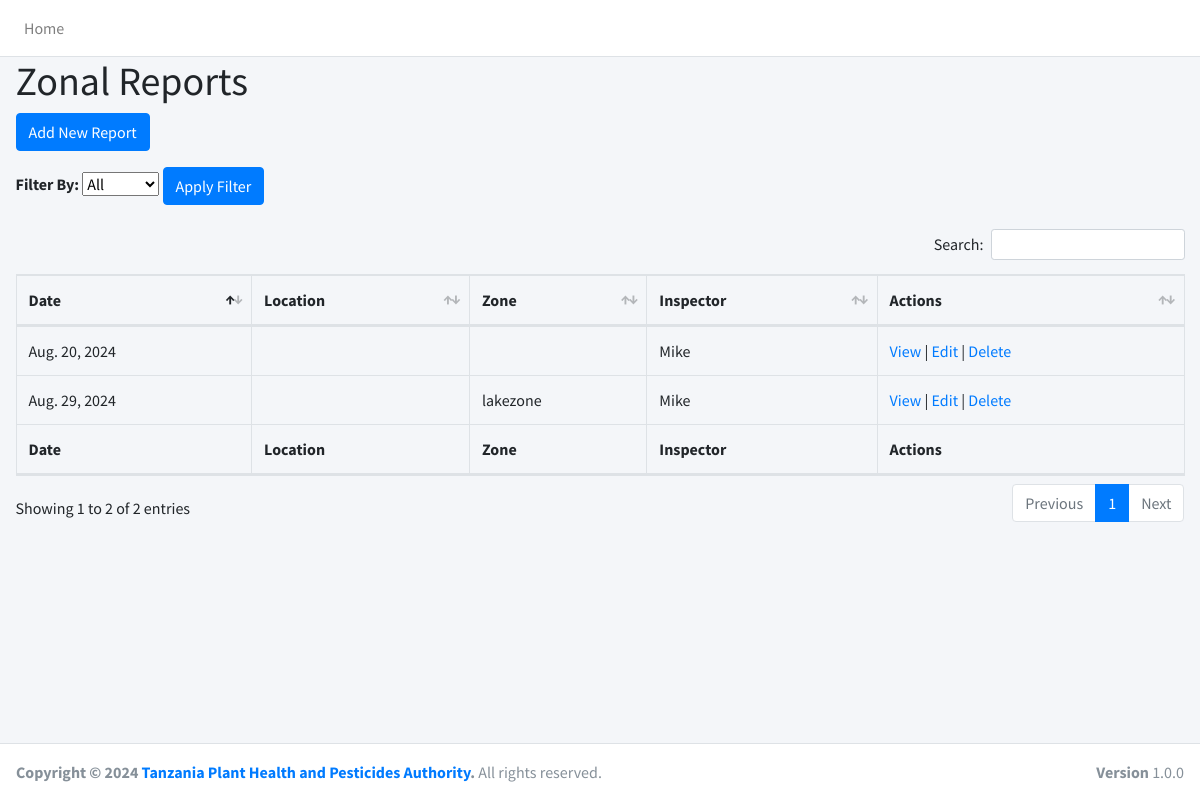
Screenshot of /ZonalReports/ (signed in) with the database file from the repository.
### ZonalReports/models.py (models this page shows, shortened)
class ZonalReport(models.Model):
    STATIONS = [
        ('mtwara', 'Mtwara'), ('mtambaswala', 'Mtambaswala'), ('kasesya', 'Kasesya'),
        ('kirando', 'Kirando'), ('kabwe', 'Kabwe'), ('karema', 'Karema'),
        ('manyovu', 'Manyovu'), ('kibirizi', 'Kibirizi'), ('kigoma', 'Kigoma'),
        ('mabamba', 'Mabamba'), ('mwanza', 'Mwanza'), ('sirari', 'Sirari'),
        ('kabanga', 'Kabanga'), ('musoma', 'Musoma'), ('rusumo', 'Rusumo'),
        ('mutukula', 'Mutukula'), ('bukoba', 'Bukoba'), ('murusagamba', 'Murusagamba'),
        ('murongo', 'Murongo'), ('bukoba_airport', 'Bukoba Airport'), ('jnia', 'JNIA'),
        ('kurasini', 'Kurasini'), ('tanga', 'Tanga'), ('horohoro', 'Horohoro'),
        ('bagamoyo', 'Bagamoyo'), ('kwala', 'Kwala'), ('holili', 'Holili'),
        ('tarakea', 'Tarakea'), ('kia', 'KIA'), ('tengeru', 'Tengeru'),
        ('namanga', 'Namanga')
    ]
    ZONES = [
        ('northernzone', 'Northern Zone'), ('easternzone', 'Eastern Zone'), ('westernzone', 'Western Zone'),
        ('southernzone', 'Southern Zone'), ('southernhighlands', 'SOUTHERN HIGHLANDS'), ('lakezone', 'LAKE ZONE'),
        ('centralzone', 'CENTRAL ZONE'),
    ]
    created_by = models.ForeignKey(User, on_delete=models.CASCADE)
    date = models.DateField(default=timezone.now)
    station = models.CharField(max_length=50, choices=STATIONS)
    zone = models.CharField(max_length=50, choices=ZONES)
    number_of_inspectors = models.PositiveIntegerField()
    plant_consignments_certified = models.PositiveIntegerField()
    phytosanitary_certificates_issued = models.PositiveIntegerField()
    consignments_not_meeting_export_requirements = models.PositiveIntegerField()
    export_non_compliance_measures = models.TextField()
    plant_import_permits_issued = models.PositiveIntegerField()
    imported_plant_consignments_verified = models.PositiveIntegerField()
    imported_consignments_on_transit = models.PositiveIntegerField()
    consignments_not_meeting_import_requirements = models.PositiveIntegerField()
    import_non_compliance_measures = models.TextField()
    import_challenges = models.TextField(blank=True)
    pesticides_consignments_received_inspected = models.PositiveIntegerField()
    pesticides_consignments_not_meeting_requirements = models.PositiveIntegerField()
    pesticide_non_compliance_measures = models.TextField()
    pesticide_challenges = models.TextField(blank=True)
    field_visits = models.PositiveIntegerField()
    surveillance_work = models.TextField()
    key_pests_diseases_observed = models.TextField()
    geographical_coverage_of_pests = models.TextField()
    preliminary_measures_taken = models.TextField()
    fields_crops_inspected = models.PositiveIntegerField()
    crop_non_compliance_observed = models.TextField()
    crop_non_compliance_measures = models.TextField()
    pesticide_businesses_inspected = models.PositiveIntegerField()
    pesticide_business_non_compliance = models.TextField(blank=True)
    stakeholder_groups_met = models.PositiveIntegerField()
    stakeholder_concerns = models.TextField()
    other_field_work_activities = models.TextField()
    community_meetings_attended = models.TextField()
    community_concerns = models.TextField()
    on_call_plant_health = models.TextField(blank=True)
    on_call_pesticide_management = models.TextField(blank=True)
    other_important_matters = models.TextField(blank=True)

### ZonalReports/views.py (the view)
# urls.py: path('', views.zonal_report_list, name='zonal_report_list'),
def zonal_report_list(request):
    reports = ZonalReport.objects.all()
    return render(request, 'ZonalReports/zonal_report_list.html', {'reports': reports})

### ZonalReports/Templates/ZonalReports/zonal_report_list.html (shortened to what this page needs)
{% extends 'Meetings/base.html' %}
{% block content %}
  <h1>Zonal Reports</h1>
  <a href="{% url 'zonal_report_create' %}" class="btn btn-primary mb-3">Add New Report</a>
  <form method="get" class="filter-form mb-4" action="{% url 'zonal_report_filter' %}">
        <label for="filter" class="form-label">Filter By:</label>
        <select name="filter" id="filter" class="form-select d-inline-block" style="width: auto;" >
            <option value="">All</option>
        </select>
        <button type="submit" class="btn btn-primary">Apply Filter</button>
  </form>
  <table class="table table-bordered" id="inspection_list">
    <thead>
        <tr>
            <th>Date</th>
            <th>Location</th>
            <th>Zone</th>
            <th>Inspector</th>
            <th>Actions</th>
        </tr>
    </thead>
    <tbody>
        {% for report in reports %}
        <tr>
            <td>{{ report.date }}</td>
            <td>{{ report.location }}</td>
            <td>{{ report.zone }}</td>
            <td>{{ report.created_by.username }}</td>
            <td>
                <a href="{% url 'zonal_report_detail' report.pk %}">View</a>
                {% if report.created_by == user %}
                | <a href="{% url 'zonal_report_update' report.pk %}">Edit</a>
                | <a href="{% url 'zonal_report_delete' report.pk %}">Delete</a>
                {% endif %}
            </td>
        </tr>
        {% endfor %}
    </tbody>
    <thead>
        <tr>
            <th>Date</th>
            <th>Location</th>
            <th>Zone</th>
            <th>Inspector</th>
            <th>Actions</th>
        </tr>
    </thead>
  </table>
{% endblock %}

### rows the page displays
ZonalReport: date "Aug. 20, 2024", created_by.username "Mike", shows "Edit"
ZonalReport: date "Aug. 29, 2024", zone "lakezone", created_by.username "Mike", shows "Edit"
